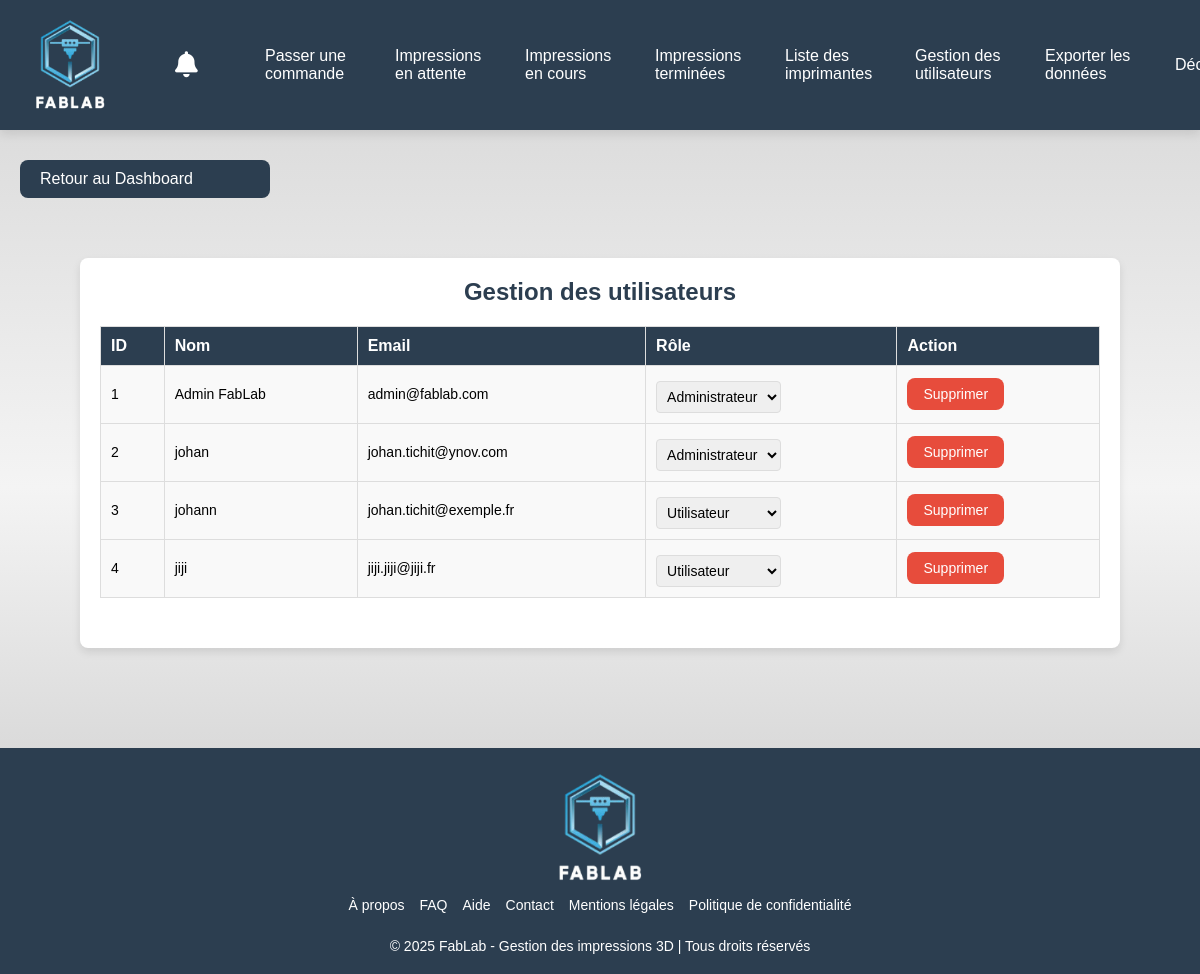
/backend/views/gestion.php (signed in), run on an earlier commit of the app's database.
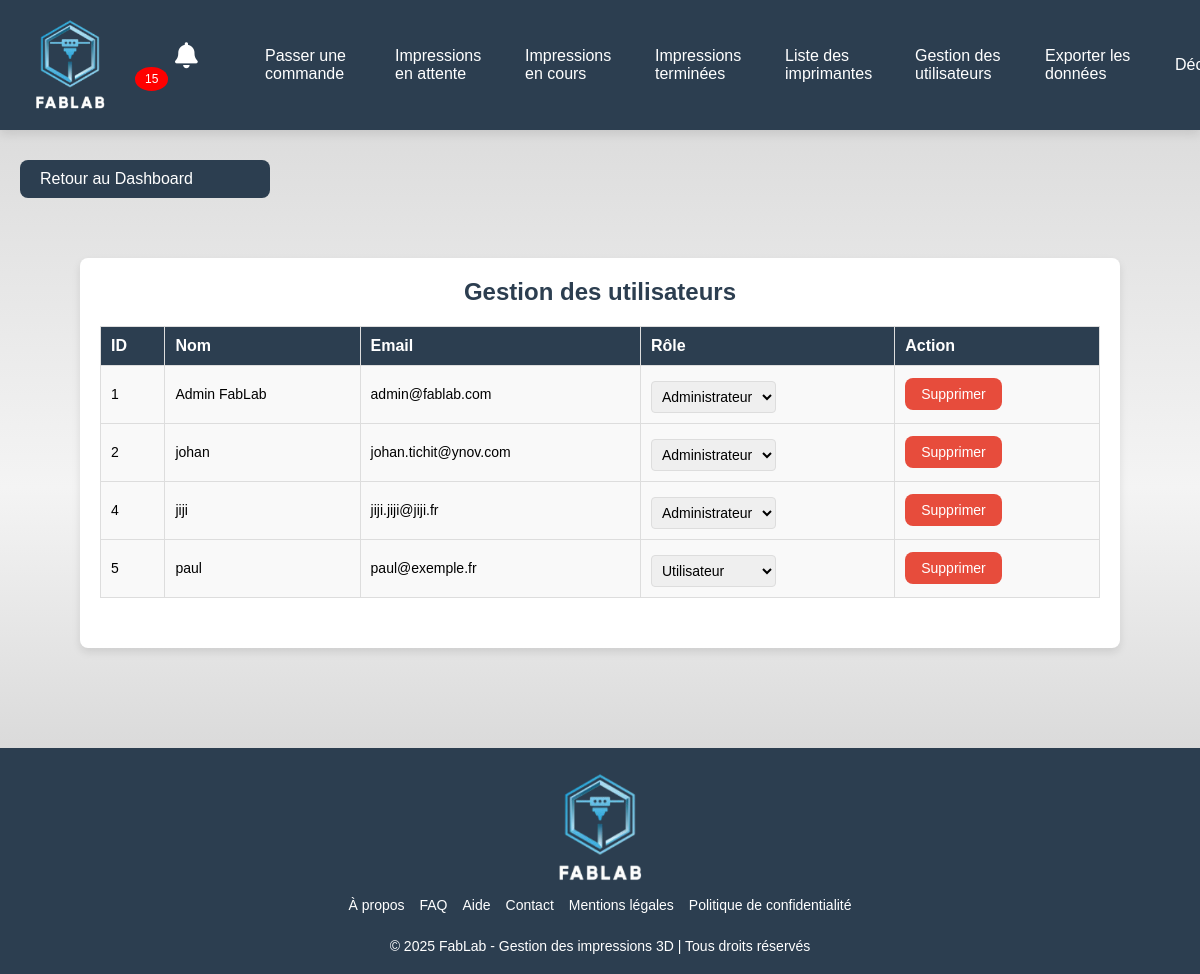
And on a later commit of the database.
### tables this page shows
CREATE TABLE IF NOT EXISTS `users` (
  `id` int NOT NULL AUTO_INCREMENT,
  `fullname` varchar(100) NOT NULL,
  `email` varchar(100) NOT NULL,
  `phone` varchar(20) NOT NULL,
  `password` varchar(255) NOT NULL,
  `role` enum('admin','user') DEFAULT 'user',
  `created_at` timestamp NULL DEFAULT CURRENT_TIMESTAMP,
  PRIMARY KEY (`id`),
  UNIQUE KEY `email` (`email`)
);

### backend/views/gestion.php (the view, shortened to what this page needs)
<?php
include '../db/config.php';
?>
<!DOCTYPE html>
<html lang="fr">
<head>
    <link rel="stylesheet" href="/public/assets/css/header.css">
    <link rel="stylesheet" href="/public/assets/css/gestion.css">
    <link rel="stylesheet" href="/public/assets/css/footer.css">
</head>
<body>
<?php include '../../backend/includes/header.php'; ?>
<a href="/backend/views/dashboard-admin.php" class="back-btn">Retour au Dashboard</a>
    <div class="container">
        <div id="utilisateurs">
            <h2>Gestion des utilisateurs</h2>
            <table>
                <thead>
                    <tr>
                        <th>ID</th>
                        <th>Nom</th>
                        <th>Email</th>
                        <th>Rôle</th>
                        <th>Action</th>
                    </tr>
                </thead>
                <tbody id="user-list">
                    <?php
                    $stmt = $pdo->query("SELECT id, fullname, email, role FROM users");
                    while ($row = $stmt->fetch()) {
                        echo "<tr>
                                <td>{$row['id']}</td>
                                <td>{$row['fullname']}</td>
                                <td>{$row['email']}</td>
                                <td>
                                    <form method='POST' action='../controllers/update_user.php'>
                                        <input type='hidden' name='user_id' value='{$row['id']}'>
                                        <select name='role' onchange='this.form.submit()'>
                                            <option value='user' " . ($row['role'] == 'user' ? 'selected' : '') . ">Utilisateur</option>
                                            <option value='admin' " . ($row['role'] == 'admin' ? 'selected' : '') . ">Administrateur</option>
                                        </select>
                                    </form>
                                </td>
                                <td>
                                    <form method='POST' action='../controllers/supprimer_user.php' onsubmit='return confirm(\"Êtes-vous sûr de vouloir supprimer cet utilisateur ?\");'>
                                        <input type='hidden' name='user_id' value='{$row['id']}'>
                                        <button type='submit' class='btn-delete'>Supprimer</button>
                                    </form>
                                </td>
                            </tr>";
                    }
                    ?>
                </tbody>
            </table>
        </div>
    </div>
<?php include '../../backend/includes/footer.php'; ?>
</body>
</html>

### backend/includes/header.php (shortened to what this page needs)
<?php
include '../db/config.php';
if (isset($_SESSION["user_id"])) {
    $user_id = $_SESSION["user_id"];
    $stmtUnreadCount = $pdo->prepare("SELECT COUNT(*) FROM notifications WHERE user_id = ? AND status = 'unread'");
    $stmtUnreadCount->execute([$user_id]);
    $unreadCount = $stmtUnreadCount->fetchColumn();
} else {
    $unreadCount = 0;
}
?>
<!DOCTYPE html>
<html lang="fr">
<head>
    <link rel="stylesheet" href="/public/assets/css/header.css">
    <link rel="stylesheet" href="/public/assets/css/index.css">
    <link rel="stylesheet" href="https://cdnjs.cloudflare.com/ajax/libs/font-awesome/6.0.0-beta3/css/all.min.css">
</head>
<body>
    <header>
        <nav class="navbar">
            <div class="nav-container">
                <a href="/backend/views/index.php" class="logo">
                    <img src="/public/assets/images/logo-FabLab.png" alt="FabLab Logo">
                </a>
                <div class="nav-links">
                    <?php if (!isset($_SESSION['user_id'])): ?>
                        <a href="/backend/views/login.php">Connexion</a>
                    <?php else: ?>
                        <?php if ($_SESSION['role'] === 'admin'): ?>
                            <a href="/backend/views/notification-admin.php">
                                <i class="fas fa-bell"></i>
                                <?php if ($unreadCount > 0) { ?>
                                    <span class="notification-badge"><?php echo $unreadCount; ?></span>
                                <?php } ?>
                            </a>
                            <a href="/backend/views/commande.php">Passer une commande</a>
                            <a href="/backend/views/attentes.php">Impressions en attente</a>
                            <a href="/backend/views/cours.php">Impressions en cours</a>
                            <a href="/backend/views/terminees.php">Impressions terminées</a>
                            <a href="/backend/views/imprimantes.php">Liste des imprimantes</a>
                            <a href="/backend/views/gestion.php">Gestion des utilisateurs</a>
                            <a href="/backend/views/export.php">Exporter les données</a>
                            <a href="/backend/controllers/logout.php">Déconnexion</a>
                        <?php endif; ?>
                    <?php endif; ?>
                </div>
            </div>
        </nav>
    </header>
</body>
</html>

What changed in the data, as far as the page shows it:
removed users: id "3", fullname "johann", email "johan.tichit@exemple.fr", role "Utilisateur"
changed users "jiji": role "Utilisateur" → "Administrateur"
added users: id "5", fullname "paul", email "paul@exemple.fr", role "Utilisateur"
Also different on the page:
$unreadCount: (not shown) → "15"
